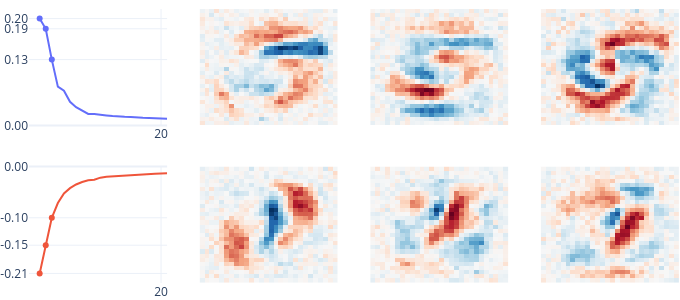

The cell this chart's notebook holds for it:
### Markdown cell above
We see that in all cases, there are a few important eigenvalues (about 10 on each side).
Plotting these important vectors isn't difficult, but let's use a fancy function that puts everything nicely side-by-side.

### Code cell
plot_eigenspectrum(model, digit=5)

### Figure 1 — Plotly figure (JSON) as saved in the notebook; plotly's stock layout.template omitted (floating-point values rounded to 4 significant figures; data arrays with more than 128 entries replaced by an {"elided": "..."} marker saying what was removed)
{"data": [{"mode": "lines", "type": "scatter", "xaxis": "x", "y": [0.2048, 0.1853, 0.1262, 0.07434, 0.06663, 0.04531, 0.03511, 0.02837, 0.02209, 0.022, 0.02007, 0.01929, 0.01811, 0.01695, 0.01644, 0.01622, 0.01504, 0.01454, 0.01429, 0.01376, 0.01306, 0.01268], "yaxis": "y"}, {"marker": {"color": "#636EFA"}, "mode": "markers", "type": "scatter", "x": [2, 1, 0], "xaxis": "x", "y": [0.1262, 0.1853, 0.2048], "yaxis": "y"}, {"marker": {"color": "#EF553B"}, "mode": "lines", "type": "scatter", "xaxis": "x5", "y": [-0.2097, -0.1543, -0.1005, -0.07155, -0.05267, -0.04242, -0.03519, -0.03034, -0.02699, -0.02575, -0.02179, -0.02002, -0.01929, -0.01735, -0.01713, -0.01638, -0.01513, -0.01484, -0.01455, -0.0142, -0.01364, -0.01316], "yaxis": "y5"}, {"marker": {"color": "#EF553B"}, "mode": "markers", "type": "scatter", "x": [0, 1, 2], "xaxis": "x5", "y": [-0.2097, -0.1543, -0.1005], "yaxis": "y5"}, {"colorscale": [[0, "rgb(103,0,31)"], [0.1, "rgb(178,24,43)"], [0.2, "rgb(214,96,77)"], [0.3, "rgb(244,165,130)"], [0.4, "rgb(253,219,199)"], [0.5, "rgb(247,247,247)"], [0.6, "rgb(209,229,240)"], [0.7, "rgb(146,197,222)"], [0.8, "rgb(67,147,195)"], [0.9, "rgb(33,102,172)"], [1, "rgb(5,48,97)"]], "showscale": false, "type": "heatmap", "xaxis": "x2", "yaxis": "y2", "z": {"elided": "28x28 float values"}, "zmid": 0}, {"colorscale": [[0, "rgb(103,0,31)"], [0.1, "rgb(178,24,43)"], [0.2, "rgb(214,96,77)"], [0.3, "rgb(244,165,130)"], [0.4, "rgb(253,219,199)"], [0.5, "rgb(247,247,247)"], [0.6, "rgb(209,229,240)"], [0.7, "rgb(146,197,222)"], [0.8, "rgb(67,147,195)"], [0.9, "rgb(33,102,172)"], [1, "rgb(5,48,97)"]], "showscale": false, "type": "heatmap", "xaxis": "x3", "yaxis": "y3", "z": {"elided": "28x28 float values"}, "zmid": 0}, {"colorscale": [[0, "rgb(103,0,31)"], [0.1, "rgb(178,24,43)"], [0.2, "rgb(214,96,77)"], [0.3, "rgb(244,165,130)"], [0.4, "rgb(253,219,199)"], [0.5, "rgb(247,247,247)"], [0.6, "rgb(209,229,240)"], [0.7, "rgb(146,197,222)"], [0.8, "rgb(67,147,195)"], [0.9, "rgb(33,102,172)"], [1, "rgb(5,48,97)"]], "showscale": false, "type": "heatmap", "xaxis": "x4", "yaxis": "y4", "z": {"elided": "28x28 float values"}, "zmid": 0}, {"colorscale": [[0, "rgb(103,0,31)"], [0.1, "rgb(178,24,43)"], [0.2, "rgb(214,96,77)"], [0.3, "rgb(244,165,130)"], [0.4, "rgb(253,219,199)"], [0.5, "rgb(247,247,247)"], [0.6, "rgb(209,229,240)"], [0.7, "rgb(146,197,222)"], [0.8, "rgb(67,147,195)"], [0.9, "rgb(33,102,172)"], [1, "rgb(5,48,97)"]], "showscale": false, "type": "heatmap", "xaxis": "x6", "yaxis": "y6", "z": {"elided": "28x28 float values"}, "zmid": 0}, {"colorscale": [[0, "rgb(103,0,31)"], [0.1, "rgb(178,24,43)"], [0.2, "rgb(214,96,77)"], [0.3, "rgb(244,165,130)"], [0.4, "rgb(253,219,199)"], [0.5, "rgb(247,247,247)"], [0.6, "rgb(209,229,240)"], [0.7, "rgb(146,197,222)"], [0.8, "rgb(67,147,195)"], [0.9, "rgb(33,102,172)"], [1, "rgb(5,48,97)"]], "showscale": false, "type": "heatmap", "xaxis": "x7", "yaxis": "y7", "z": {"elided": "28x28 float values"}, "zmid": 0}, {"colorscale": [[0, "rgb(103,0,31)"], [0.1, "rgb(178,24,43)"], [0.2, "rgb(214,96,77)"], [0.3, "rgb(244,165,130)"], [0.4, "rgb(253,219,199)"], [0.5, "rgb(247,247,247)"], [0.6, "rgb(209,229,240)"], [0.7, "rgb(146,197,222)"], [0.8, "rgb(67,147,195)"], [0.9, "rgb(33,102,172)"], [1, "rgb(5,48,97)"]], "showscale": false, "type": "heatmap", "xaxis": "x8", "yaxis": "y8", "z": {"elided": "28x28 float values"}, "zmid": 0}], "layout": {"autosize": false, "coloraxis": {"showscale": false}, "height": 300, "legend": {"visible": false}, "margin": {"b": 0, "l": 0, "r": 0, "t": 0}, "width": 680, "xaxis": {"anchor": "y", "domain": [0, 0.2125], "ticktext": ["20"], "tickvals": [20], "visible": true, "zeroline": false}, "xaxis2": {"anchor": "y2", "domain": [0.2625, 0.475], "visible": false}, "xaxis3": {"anchor": "y3", "domain": [0.525, 0.7375], "visible": false}, "xaxis4": {"anchor": "y4", "domain": [0.7875, 1], "visible": false}, "xaxis5": {"anchor": "y5", "domain": [0, 0.2125], "ticktext": ["20"], "tickvals": [20], "visible": true, "zeroline": false}, "xaxis6": {"anchor": "y6", "domain": [0.2625, 0.475], "visible": false}, "xaxis7": {"anchor": "y7", "domain": [0.525, 0.7375], "visible": false}, "xaxis8": {"anchor": "y8", "domain": [0.7875, 1], "visible": false}, "yaxis": {"anchor": "x", "domain": [0.575, 1], "rangemode": "tozero", "ticktext": ["0.00", "0.20", "0.19", "0.13"], "tickvals": [0, 0.2048, 0.1853, 0.1262], "visible": true, "zeroline": true}, "yaxis2": {"anchor": "x2", "domain": [0.575, 1], "visible": false}, "yaxis3": {"anchor": "x3", "domain": [0.575, 1], "visible": false}, "yaxis4": {"anchor": "x4", "domain": [0.575, 1], "visible": false}, "yaxis5": {"anchor": "x5", "domain": [0, 0.425], "rangemode": "tozero", "ticktext": ["0.00", "-0.21", "-0.15", "-0.10"], "tickvals": [0, -0.2097, -0.1543, -0.1005], "visible": true, "zeroline": true}, "yaxis6": {"anchor": "x6", "domain": [0, 0.425], "visible": false}, "yaxis7": {"anchor": "x7", "domain": [0, 0.425], "visible": false}, "yaxis8": {"anchor": "x8", "domain": [0, 0.425], "visible": false}}}
